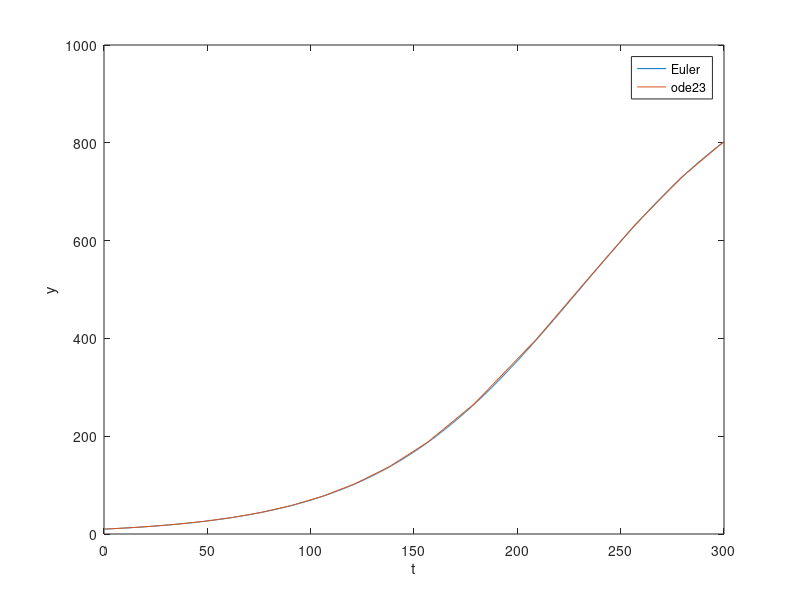

Here is the MATLAB script that generated this plot:
function basic_2()
    trange = [0 300];
    precision = 0.2;
    y0 = 10;
    [t, curve1] = euler(@f, trange, precision, y0);
    plot(t, curve1);
    hold on;
    [t, curve2] = ode23(@f, trange, y0);
    plot(t, curve2);
    xlabel('t');
    ylabel('y');
    legend('Euler', 'ode23');
end

function [t, y] = euler(diffeq, trange, precision, y0)
    t = trange(1):precision:trange(2);
    n = length(t);
    y = y0 * ones(n, 1);
    for k = 2:n
        y(k) = y(k-1) + 0.2*feval(diffeq, t(k-1), y(k-1));
    end
end

function dydt = f(~, y)
    dydt = 0.02*(1-0.001*y)*y;
end